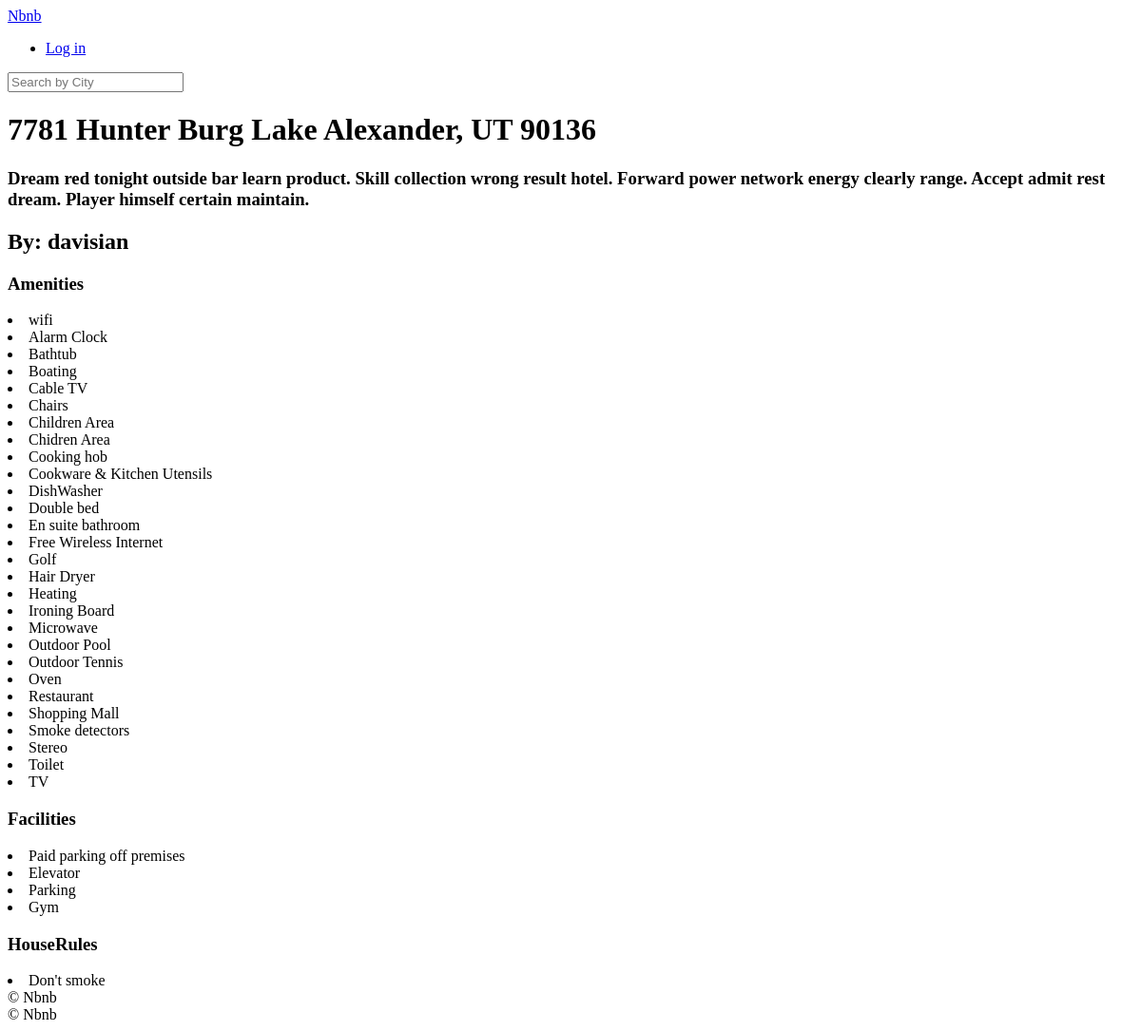
Before: /rooms/405 with the older database file.
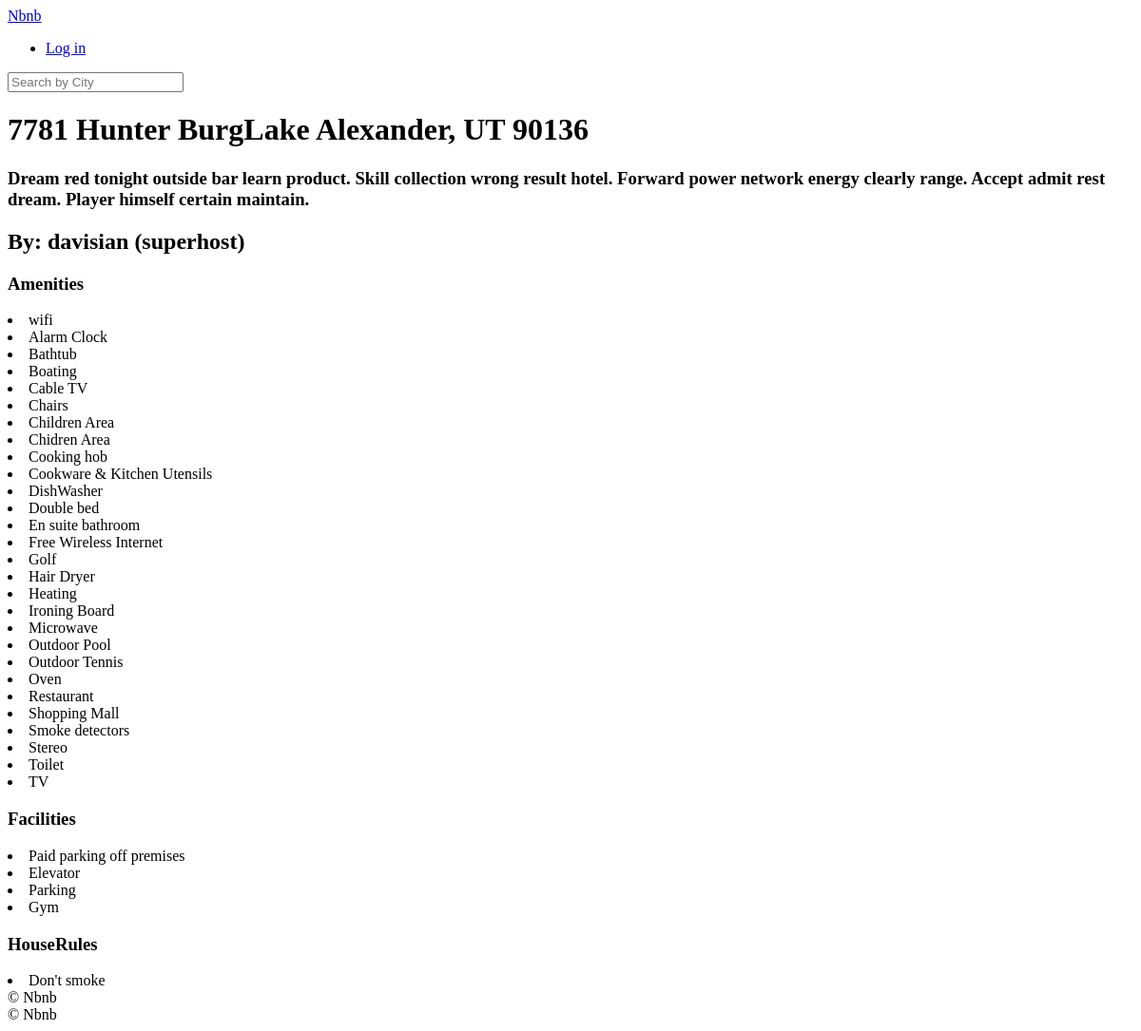
After: the same page with the newer database file.
### rooms/models.py (models this page shows, shortened)
class Room(core_models.TimeStampedModel):  # 여러 번 사용되는 기능 상속해서 쓴다.
    name = models.CharField(max_length=140)  # 필수
    description = models.TextField()  # 필수()
    country = CountryField()
    city = models.CharField(max_length=80)  # 패키지 있지만 중요x, 그냥 max_length로 써줌
    price = models.IntegerField()  # DecimalField는 20.7같이 나오므로 그럴필요까진 없음
    address = models.CharField(max_length=140)
    guests = models.IntegerField()
    beds = models.IntegerField()
    bedrooms = models.IntegerField()
    baths = models.IntegerField()
    check_in = models.TimeField()  # 0시~24시, 날짜신경x DateTimeField와 다름
    check_out = models.TimeField()
    instant_book = models.BooleanField(default=False)  # 즉시예약 가능한 경우
    host = models.ForeignKey(
        "users.User", related_name="rooms", on_delete=models.CASCADE
    )
    room_type = models.ForeignKey(
        "RoomType", related_name="rooms", on_delete=models.SET_NULL, null=True
    )
    amenities = models.ManyToManyField("Amenity", related_name="rooms", blank=True)
    facilities = models.ManyToManyField("Facility", related_name="rooms", blank=True)
    house_rules = models.ManyToManyField("HouseRule", related_name="rooms", blank=True)

class AbstractItem(core_models.TimeStampedModel):
    name = models.CharField(max_length=80)
    class Meta:  # DB에는 등록x
        abstract = True
    def __str__(self):
        return self.name

class Amenity(AbstractItem):
    class Meta:
        verbose_name_plural = "Amenities"

class Facility(AbstractItem):
    class Meta:
        verbose_name_plural = "Facilities"

class HouseRule(AbstractItem):
    class Meta:
        verbose_name = "House Rule"

### users/models.py (models this page shows)
class User(AbstractUser):  # User(models.Model)가 아님
    GENDER_MALE = "male"
    GENDER_FEMALE = "female"
    GENDER_OTHER = "other"
    GENDER_CHOICES = (
        (GENDER_MALE, "Male"),
        (GENDER_FEMALE, "Female"),
        (GENDER_OTHER, "Other"),
    )
    LANGUAGE_ENGLISH = "en"
    LANGUAGE_KOREAN = "kr"
    LANGUAGE_CHOICES = (
        (LANGUAGE_ENGLISH, "English"),  # LANGUAGE__ENGLISH가 DB로, "English"가 보여질 값
        (LANGUAGE_KOREAN, "Korean"),
    )
    CURRENCY_USD = "usd"
    CURRENCY_KRW = "krw"
    CURRENCY_CHOICES = (
        (CURRENCY_USD, "USD"),
        (CURRENCY_KRW, "KRW"),
    )
    avatar = models.ImageField(upload_to="avatars", blank=True)
    gender = models.CharField(
        choices=GENDER_CHOICES, max_length=10, blank=True
    )  # max_length 필수, null이어도 괜찮다고 말해줌
    bio = models.TextField(blank=True)
    birthdate = models.DateField(blank=True, null=True)
    language = models.CharField(choices=LANGUAGE_CHOICES, max_length=2, blank=True)
    currency = models.CharField(choices=CURRENCY_CHOICES, max_length=3, blank=True)
    superhost = models.BooleanField(default=False)

### rooms/views.py (the view)
# urls.py: path("<int:pk>", views.RoomDetail.as_view(), name="detail"),
class RoomDetail(DetailView):
    model = models.Room

### templates/rooms/room_detail.html
{% extends 'base.html'%}{%block page_title%}{{room.name}}{%endblock page_title%}
{%block content %}
<div>
  <h1>{{room.name}}</h1>
  <h3>{{room.description}}</h3>
</div>
<div>
  <h2>
    By: {{room.host.username}} {% if room.host.superhost %} (superhost)
    {%endif%}
  </h2>
  <h3>Amenities</h3>
  {% for a in room.amenities.all %}
  <li>{{a }}</li>
  {% endfor %}
  <h3>Facilities</h3>
  {% for a in room.facilities.all %}
  <li>{{a }}</li>
  {% endfor %}
  <h3>HouseRules</h3>
  {% for a in room.house_rules.all %}
  <li>{{a }}</li>
  {% endfor %}
</div>
{% endblock %}

### templates/base.html (shortened to what this page needs)
<!DOCTYPE html>
<html lang="en">
  <head>
  </head>
  <body>
    <a href="/">
<header>
    {% include "partials/nav.html" %}
{% block search-bar %}
 <form method = "GET" action="{% url "rooms:search" %}">
      <input name= "city" placeholder = "Search by City"/>
  </form>
{% endblock search-bar %}
</header>
    {% block content %} {% endblock %} &copy; Nbnb
    {% include "partials/footer.html" %}
  </body>
</html>

### templates/partials/nav.html
<header>
  <a href="{% url "core:home" %}">Nbnb</a>
  <ul>
  {% if user.is_authenticated %}
    <li><a href="{% url "users:logout" %}">Log out</a></li>
  {% else %}
    <li><a href="{% url "users:login" %}">Log in</a></li>
  {% endif %}
  </ul>
</header>

### templates/partials/footer.html
<footer>&copy; Nbnb</footer>

Changed rows visible on the page:
changed Room "davisian": name "7781 Hunter Burg Lake Alexander, UT 90136" → "7781 Hunter BurgLake Alexander, UT 90136"
Other visible differences:
text now shown: "(superhost)"
